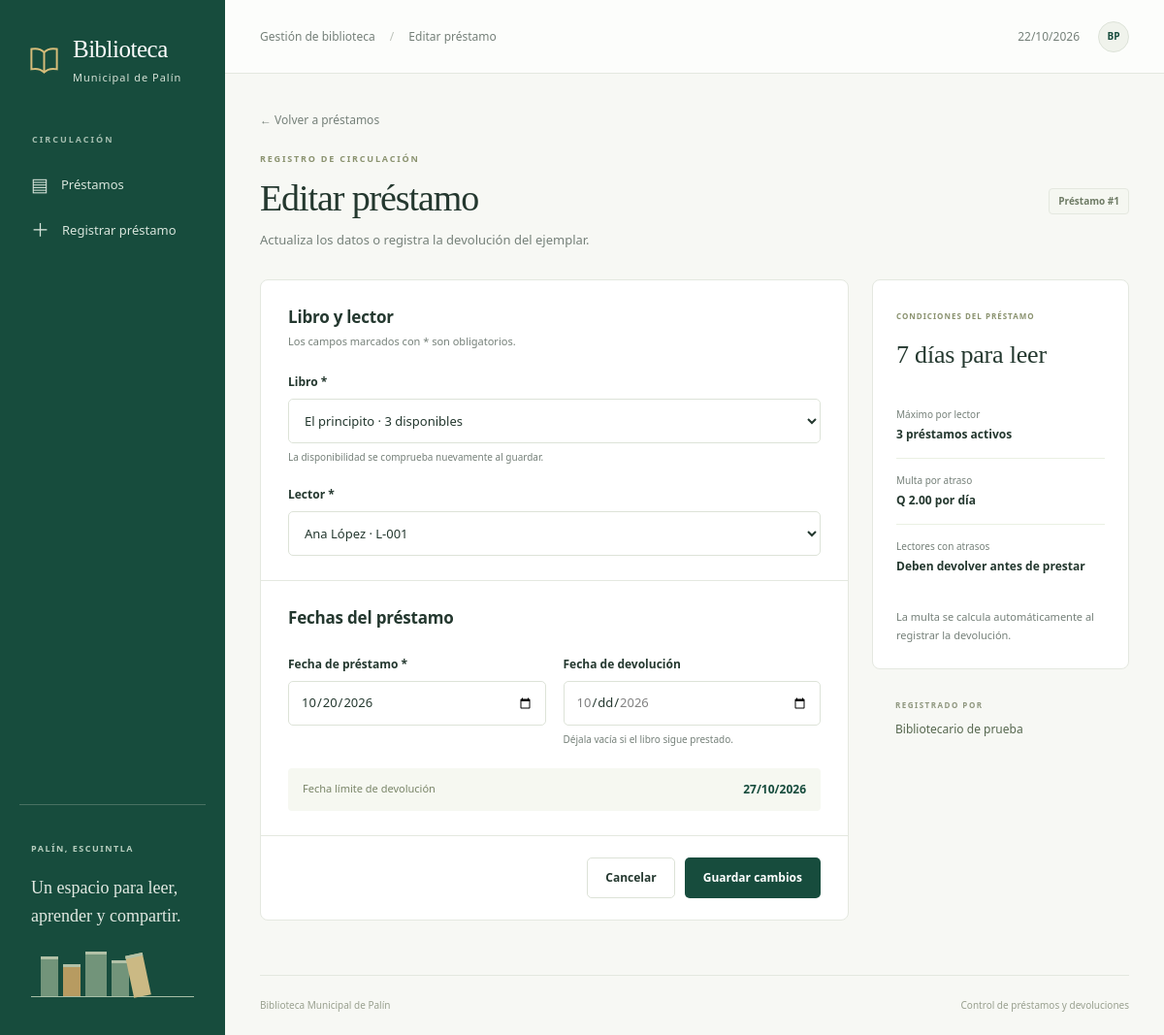
The page /index.php?c=prestamos&a=editar&id=1 on the database its author committed.
### tables this page shows
CREATE TABLE prestamos (
    id INT UNSIGNED AUTO_INCREMENT PRIMARY KEY,
    libro_id INT UNSIGNED NOT NULL,
    lector_id INT UNSIGNED NOT NULL,
    usuario_id INT UNSIGNED NOT NULL,
    fecha_prestamo DATE NOT NULL,
    fecha_limite DATE NOT NULL,
    fecha_devolucion DATE NULL,
    multa DECIMAL(10,2) NOT NULL DEFAULT 0.00,
    CONSTRAINT fk_prestamo_libro FOREIGN KEY (libro_id) REFERENCES libros(id) ON DELETE RESTRICT,
    CONSTRAINT fk_prestamo_lector FOREIGN KEY (lector_id) REFERENCES lectores(id) ON DELETE RESTRICT,
    CONSTRAINT fk_prestamo_usuario FOREIGN KEY (usuario_id) REFERENCES usuarios(id) ON DELETE RESTRICT,
    CONSTRAINT chk_plazo CHECK (fecha_limite = DATE_ADD(fecha_prestamo, INTERVAL 7 DAY)),
    CONSTRAINT chk_devolucion CHECK (fecha_devolucion IS NULL OR fecha_devolucion >= fecha_prestamo),
    CONSTRAINT chk_multa CHECK (multa >= 0),
    INDEX idx_libro_activo (libro_id,fecha_devolucion),
    INDEX idx_lector_activo (lector_id,fecha_devolucion,fecha_limite)
);

CREATE TABLE libros (
    id INT UNSIGNED AUTO_INCREMENT PRIMARY KEY,
    isbn VARCHAR(20) NOT NULL UNIQUE,
    titulo VARCHAR(150) NOT NULL,
    autor VARCHAR(150) NOT NULL,
    categoria VARCHAR(80) NOT NULL,
    anio SMALLINT UNSIGNED NOT NULL,
    ejemplares_totales INT NOT NULL,
    CONSTRAINT chk_ejemplares CHECK (ejemplares_totales >= 0),
    CONSTRAINT chk_anio CHECK (anio BETWEEN 1 AND 9999)
);

CREATE TABLE lectores (
    id INT UNSIGNED AUTO_INCREMENT PRIMARY KEY,
    carne VARCHAR(20) NOT NULL UNIQUE,
    nombre VARCHAR(120) NOT NULL,
    telefono VARCHAR(20) NULL,
    tipo ENUM('estudiante','vecino') NOT NULL,
    estado ENUM('activo','inactivo') NOT NULL DEFAULT 'activo'
);

CREATE TABLE usuarios (
    id INT UNSIGNED AUTO_INCREMENT PRIMARY KEY,
    usuario VARCHAR(50) NOT NULL UNIQUE,
    password_hash VARCHAR(255) NOT NULL,
    nombre VARCHAR(120) NOT NULL,
    rol ENUM('bibliotecario','auxiliar') NOT NULL,
    activo BOOLEAN NOT NULL DEFAULT TRUE,
    CONSTRAINT chk_usuario_activo CHECK (activo IN (0,1))
);

### config/bootstrap.php (called while the page is built, shortened)
<?php
function e(mixed $value): string
{
    return htmlspecialchars((string) $value, ENT_QUOTES | ENT_SUBSTITUTE, 'UTF-8');
}
function url(string $action = 'index', array $params = []): string
{
    return 'index.php?' . http_build_query(['c' => 'prestamos', 'a' => $action] + $params);
}
function render(string $view, array $viewData = []): void
{
    extract($viewData, EXTR_SKIP);
    require APP_ROOT . '/views/layout/header.php';
    require APP_ROOT . '/views/' . $view . '.php';
    require APP_ROOT . '/views/layout/footer.php';
}

### index.php (called while the page is built, shortened)
<?php
require __DIR__.'/config/bootstrap.php';
$action=$_GET['a'] ?? 'index'; $controller=$_GET['c'] ?? 'prestamos';
try {
    $db=Conexion::conectar();
    $handler=new PrestamoController(new Prestamo($db),new Catalogo($db));
    $handler->$action();
} catch (Throwable $e) {
    error_log((string)$e); http_response_code(500);
    render('error',['title'=>'No pudimos completar la operación',
        'message'=>'Inténtalo de nuevo. Si el problema continúa, comprueba que el servidor de base de datos esté iniciado y que la instalación esté completa.']);
}

### models/Prestamo.php (called while the page is built, shortened)
<?php
final class Prestamo
{
    public function encontrar(int $id): ?array
    {
        $q = $this->db->prepare('SELECT p.*,l.titulo,l.autor,l.isbn,r.nombre AS lector,
            r.carne,u.nombre AS operador FROM prestamos p
            JOIN libros l ON l.id=p.libro_id JOIN lectores r ON r.id=p.lector_id
            JOIN usuarios u ON u.id=p.usuario_id WHERE p.id=?');
        $q->execute([$id]); return $q->fetch() ?: null;
    }
}

### models/Catalogo.php (called while the page is built, shortened)
<?php
final class Catalogo
{
    public function libros(int $excluirPrestamo = 0): array
    {
        $q = $this->db->prepare('SELECT l.*, l.ejemplares_totales -
            (SELECT COUNT(*) FROM prestamos p WHERE p.libro_id=l.id
             AND p.fecha_devolucion IS NULL AND p.id<>?) AS disponibles
            FROM libros l ORDER BY l.titulo');
        $q->execute([$excluirPrestamo]); return $q->fetchAll();
    }
    public function lectores(): array
    {
        return $this->db->query('SELECT id,carne,nombre,tipo,estado FROM lectores ORDER BY nombre')->fetchAll();
    }
    public function usuarioRegistro(): array
    {
        $q = $this->db->prepare('SELECT id,nombre FROM usuarios WHERE id=? AND activo=1');
        $q->execute([1]); $usuario = $q->fetch();
        return $usuario;
    }
}

### views/prestamos/formulario.php (the view, shortened to what this page needs)
<a class="back-link" href="<?= e(url()) ?>">← Volver a préstamos</a>
<div class="page-heading"><div><div class="eyebrow">REGISTRO DE CIRCULACIÓN</div><h1><?= e($title) ?></h1><p><?= $id?'Actualiza los datos o registra la devolución del ejemplar.':'Selecciona un libro y un lector para registrar el préstamo.' ?></p></div><?php if ($id): ?><span class="count-badge">Préstamo #<?= e($id) ?></span><?php endif ?></div>
<div class="form-grid"><form class="card loan-form" method="post" action="<?= e(url('guardar',$id?['id'=>$id]:[])) ?>">
    <div class="form-section"><h2>Libro y lector</h2><p>Los campos marcados con * son obligatorios.</p>
        <div class="field"><label for="libro_id">Libro *</label><select id="libro_id" name="libro_id" required aria-invalid="<?= isset($errors['libro_id'])?'true':'false' ?>"><option value="">Selecciona un libro</option><?php foreach ($libros as $l): ?><option value="<?= e($l['id']) ?>" <?= (string)$data['libro_id']===(string)$l['id']?'selected':'' ?>><?= e($l['titulo']) ?> · <?= e($l['disponibles']) ?> disponibles</option><?php endforeach ?></select><small>La disponibilidad se comprueba nuevamente al guardar.</small></div>
        <div class="field"><label for="lector_id">Lector *</label><select id="lector_id" name="lector_id" required aria-invalid="<?= isset($errors['lector_id'])?'true':'false' ?>"><option value="">Selecciona un lector</option><?php foreach ($lectores as $l): ?><option value="<?= e($l['id']) ?>" <?= (string)$data['lector_id']===(string)$l['id']?'selected':'' ?>><?= e($l['nombre'].' · '.$l['carne'].($l['estado']==='inactivo'?' · Inactivo':'')) ?></option><?php endforeach ?></select></div>
    </div>
    <div class="form-section"><h2>Fechas del préstamo</h2><div class="date-grid">
        <div class="field"><label for="fecha_prestamo">Fecha de préstamo *</label><input id="fecha_prestamo" type="date" name="fecha_prestamo" value="<?= e($data['fecha_prestamo']) ?>" min="1900-01-01" max="<?= e(date('Y-m-d')) ?>" required aria-invalid="<?= isset($errors['fecha_prestamo'])?'true':'false' ?>"></div>
        <div class="field"><label for="fecha_devolucion">Fecha de devolución</label><input id="fecha_devolucion" type="date" name="fecha_devolucion" value="<?= e($data['fecha_devolucion'] ?? '') ?>" min="<?= e($data['fecha_prestamo'] ?: '1900-01-01') ?>" max="<?= e(date('Y-m-d')) ?>" aria-invalid="<?= isset($errors['fecha_devolucion'])?'true':'false' ?>"><small>Déjala vacía si el libro sigue prestado.</small></div>
    </div><div class="due-preview">Fecha límite de devolución <strong id="fecha-limite-preview">Se calcula al guardar</strong></div></div>
    <div class="form-actions"><a class="button secondary" href="<?= e(url()) ?>">Cancelar</a><button class="button primary" type="submit"><?= $id?'Guardar cambios':'Registrar préstamo' ?></button></div>
</form><aside class="form-aside"><div class="card policy"><span class="eyebrow">CONDICIONES DEL PRÉSTAMO</span><h2>7 días para leer</h2><dl><div><dt>Máximo por lector</dt><dd>3 préstamos activos</dd></div><div><dt>Multa por atraso</dt><dd>Q 2.00 por día</dd></div><div><dt>Lectores con atrasos</dt><dd>Deben devolver antes de prestar</dd></div></dl><p>La multa se calcula automáticamente al registrar la devolución.</p></div><div class="operator"><span class="small-label">REGISTRADO POR</span><p><?= e($operador['nombre']) ?></p></div></aside></div>

### public/css/app.css (style rules this page uses)
:root { --green:#174c3d; --green-dark:#103c30; --ink:#24382f; --muted:#758079; --paper:#f7f8f4; --border:#e4e8e0; --gold:#c59a4a; --red:#a8473c; --white:#fff; font-family:"Segoe UI",Arial,sans-serif; color:var(--ink); background:var(--paper); font-synthesis:none }
* { box-sizing:border-box }
body { margin:0; font-size:14px; line-height:1.5 }
a { color:var(--green); text-decoration:none }
button,input,select { font:inherit }
button,a,input,select { -webkit-tap-highlight-color:transparent }
button { cursor:pointer }
h1,h2,h3,p { margin-top:0 }
h1 { font-family:Georgia,"Times New Roman",serif; font-weight:500; font-size:38px; line-height:1.15; letter-spacing:-1.1px; margin-bottom:12px }
h2 { font-size:17px; font-weight:650; letter-spacing:-.2px; margin-bottom:5px }
p { color:var(--muted) }
small { display:block; color:var(--muted); font-size:12px; margin-top:3px }
dt { color:var(--muted); font-size:12px }
dd { margin:4px 0 0; font-weight:550 }
.small-label { font-size:9px; font-weight:650; letter-spacing:1.5px }
.eyebrow { font-size:9px; letter-spacing:1.8px; font-weight:650; color:#8a926f; margin-bottom:12px }
.page-heading { display:flex; justify-content:space-between; align-items:center; gap:24px; margin:2px 0 30px }
.page-heading p { margin-bottom:0; font-size:13px }
.button { border:1px solid transparent; display:inline-flex; gap:9px; align-items:center; justify-content:center; padding:11px 18px; font-size:12px; font-weight:600; border-radius:5px; white-space:nowrap; min-height:42px; line-height:1.35 }
.primary { color:white; background:var(--green) }
.secondary { background:white; border-color:#dce2d7; color:var(--ink) }
.back-link { font-size:12px; color:var(--muted); display:inline-block; margin-bottom:22px }
.card { background:white; border:1px solid var(--border); border-radius:8px; overflow:hidden }
.count-badge { font-size:10px; font-weight:550; color:#6e7b65; white-space:nowrap; padding:5px 9px; border:1px solid #e4e8df; background:#f5f7f1; border-radius:4px }
input,select { background:white; border:1px solid #dde3d8; color:var(--ink); border-radius:5px; padding:10px 12px; font-size:12px; min-height:42px }
input::placeholder { color:#99a094 }
select { max-width:100% }
.form-grid { display:grid; grid-template-columns:minmax(0,1fr) 265px; gap:24px; align-items:start }
.form-section { padding:25px 28px; border-bottom:1px solid var(--border) }
.form-section>p { font-size:11px; margin-bottom:24px }
.field { margin-top:22px }
.field label { display:block; font-size:12px; font-weight:600; margin-bottom:8px }
.field input,.field select { width:100%; font-size:13px; min-height:46px }
.field small { font-size:10px; line-height:1.5; margin-top:7px }
.date-grid { display:grid; grid-template-columns:1fr 1fr; gap:18px }
.due-preview { margin-top:22px; padding:13px 15px; border-radius:4px; background:#f6f8f1; color:#798568; display:flex; justify-content:space-between; gap:15px; font-size:11px }
.due-preview strong { color:var(--green); font-size:12px }
.form-actions { display:flex; justify-content:flex-end; gap:10px; padding:22px 28px }
.policy { padding:24px }
.policy .eyebrow { font-size:8px; letter-spacing:1px }
.policy h2 { font:26px Georgia,serif; margin:17px 0 24px }
.policy dl { margin-bottom:18px }
.policy dl>div { padding:15px 0; border-bottom:1px solid #eaf0e3 }
.policy dl>div:last-child { border-bottom:0 }
.policy dt { font-size:10px }
.policy dd { font-size:12px }
.policy p { font-size:11px; line-height:1.8; margin:0 }
.operator { padding:24px }
.operator .small-label { color:#8e967e; font-size:8px }
.operator p { font-size:12px; margin:8px 0 0; color:#56674e }
@media (prefers-reduced-motion:no-preference) { .button,.nav-link { transition:background .15s,filter .15s } }

### rows shown on the page
prestamos: libro_id "El principito · 3 disponibles", lector_id "Ana López · L-001", fecha_prestamo "10/20/2026"
usuarios: nombre "Bibliotecario de prueba"

### other values the page prints
$title "Editar préstamo"
$id "1"
